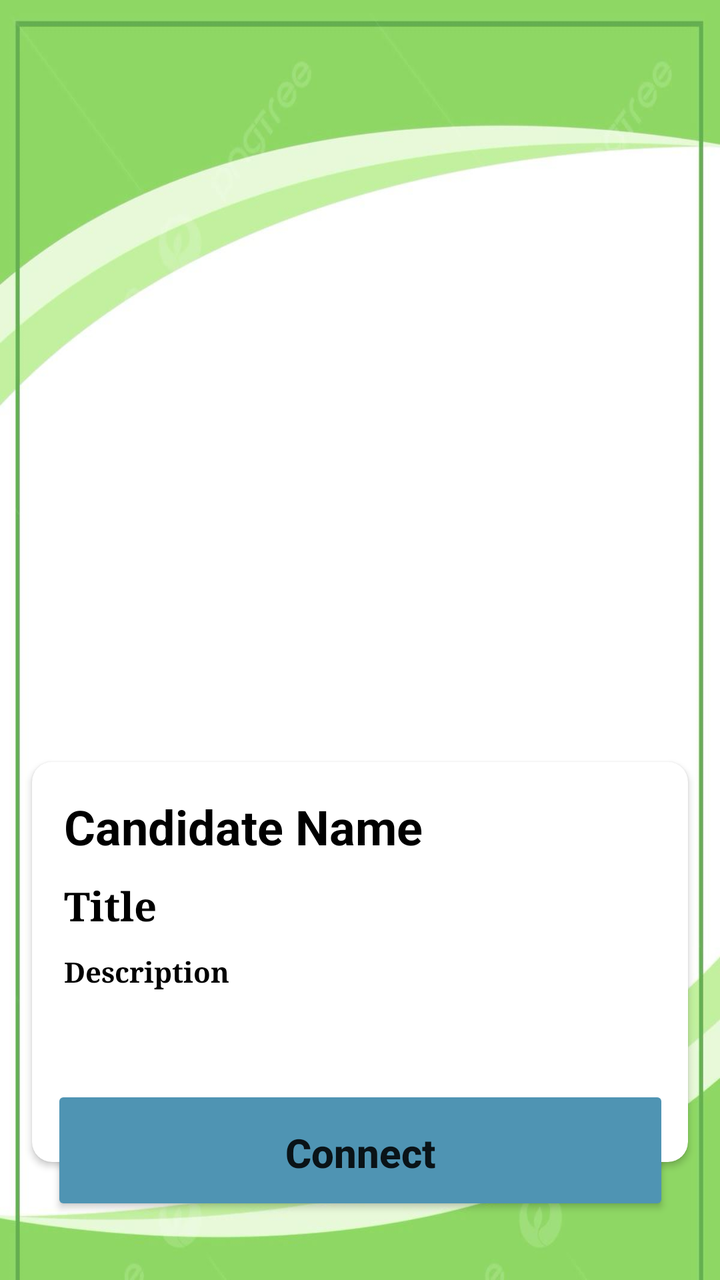
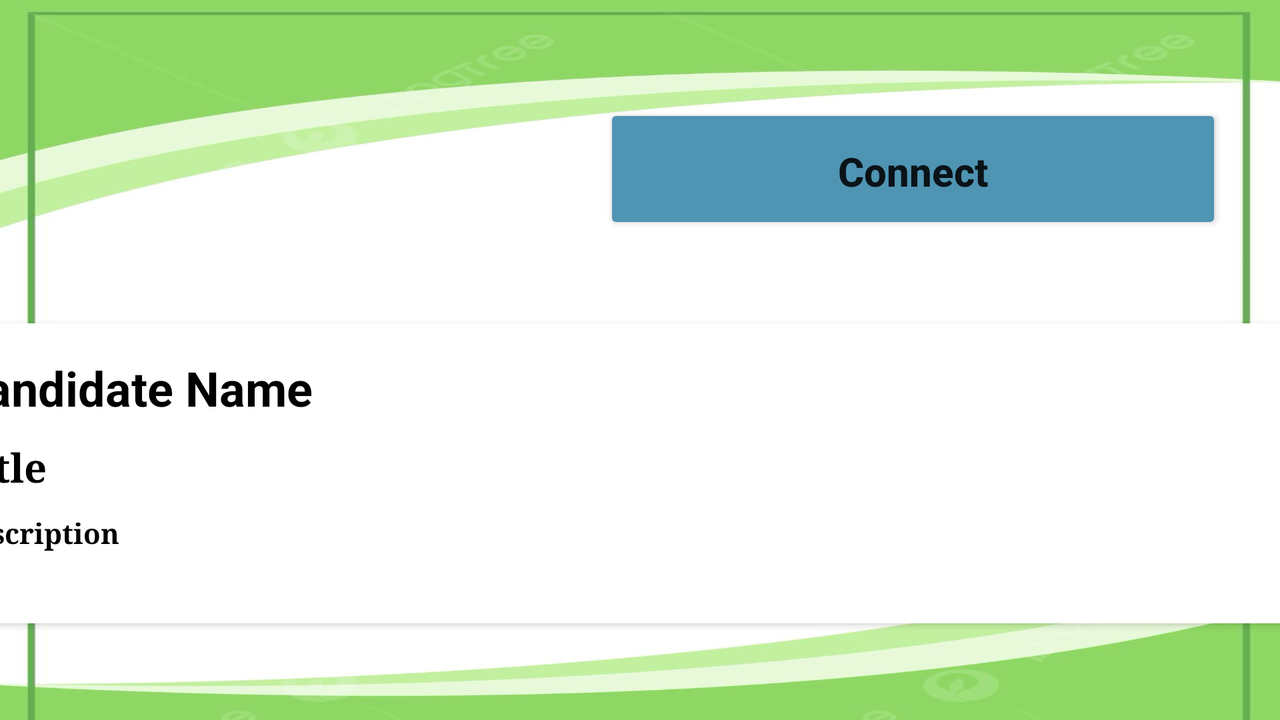

The same Android screen from two of the app's own layout files: first res/layout/ as a phone draws it, then the repository's variant for another configuration, drawn on a device whose configuration selects that folder. Both files follow.
<!-- AndroidManifest.xml: application theme Theme.Jobshunt -->
<!-- res/layout/activity_candidate_detail.xml -->
<?xml version="1.0" encoding="utf-8"?>
        <androidx.constraintlayout.widget.ConstraintLayout xmlns:android="http://schemas.android.com/apk/res/android"
            xmlns:app="http://schemas.android.com/apk/res-auto"
            xmlns:tools="http://schemas.android.com/tools"
            android:layout_width="match_parent"
            android:layout_height="match_parent"
            android:background="@drawable/back">

            <ImageView
                android:id="@+id/detailed_img"
                android:layout_width="395dp"
                android:layout_height="365dp"
                android:scaleType="centerCrop"
                app:layout_constraintDimensionRatio="16:9"
                app:layout_constraintEnd_toEndOf="parent"
                app:layout_constraintStart_toStartOf="parent"
                app:layout_constraintTop_toTopOf="parent"
                app:srcCompat="@drawable/ic_launcher_background" />

            <androidx.cardview.widget.CardView
                android:id="@+id/cardView"
                android:layout_width="0dp"
                android:layout_height="200dp"
                android:layout_marginStart="16dp"
                android:layout_marginTop="16dp"
                android:layout_marginEnd="16dp"
                android:elevation="10dp"
                app:cardCornerRadius="10dp"
                app:cardMaxElevation="18dp"
                app:layout_constraintEnd_toEndOf="parent"
                app:layout_constraintStart_toStartOf="parent"
                app:layout_constraintTop_toBottomOf="@+id/detailed_img">

                <LinearLayout
                    android:layout_width="match_parent"
                    android:layout_height="wrap_content"
                    android:layout_margin="16dp"
                    android:orientation="vertical">

                    <RelativeLayout
                        android:layout_width="match_parent"
                        android:layout_height="wrap_content">

                        <TextView
                            android:id="@+id/detailed_name"
                            android:layout_width="wrap_content"
                            android:layout_height="wrap_content"
                            android:text="Candidate Name"
                            android:textColor="@color/black"
                            android:textSize="24sp"
                            android:textStyle="bold" />
                    </RelativeLayout>

                    <TextView
                        android:id="@+id/detailed_title"
                        android:layout_width="wrap_content"
                        android:layout_height="wrap_content"
                        android:layout_marginTop="10dp"
                        android:fontFamily="serif"
                        android:text="Title"
                        android:textColor="@color/black"
                        android:textSize="20sp"
                        android:textStyle="bold" />

                    <TextView
                        android:id="@+id/detailed_desc"
                        android:layout_width="wrap_content"
                        android:layout_height="wrap_content"
                        android:layout_marginTop="10dp"
                        android:fontFamily="serif"
                        android:text="Description"
                        android:textColor="@color/black"
                        android:textStyle="bold" />

                    <LinearLayout
                        android:layout_width="match_parent"
                        android:layout_height="wrap_content"
                        android:gravity="center"
                        android:orientation="horizontal" />
                </LinearLayout>
            </androidx.cardview.widget.CardView>

            <Button
                android:id="@+id/add_to_cart"
                android:layout_width="309dp"
                android:layout_height="65dp"
                android:layout_marginTop="16dp"
                android:layout_marginBottom="18dp"
                android:backgroundTint="@color/blue"
                android:padding="20dp"
                android:text="Connect"
                android:textAllCaps="false"
                android:textSize="20sp"
                android:textStyle="bold"
                app:layout_constraintBottom_toTopOf="@+id/imageView3"
                app:layout_constraintEnd_toEndOf="parent"
                app:layout_constraintStart_toStartOf="parent"
                app:layout_constraintTop_toBottomOf="@+id/cardView"
                app:layout_constraintWidth_percent=".8" />


            <ImageView
                android:id="@+id/imageView3"
                android:layout_width="96dp"
                android:layout_height="50dp"
                android:layout_marginStart="307dp"
                android:layout_marginTop="18dp"
                android:layout_marginEnd="8dp"
                android:layout_marginBottom="1dp"
                app:layout_constraintBottom_toBottomOf="parent"
                app:layout_constraintEnd_toEndOf="parent"
                app:layout_constraintHorizontal_bias="0.0"
                app:layout_constraintStart_toStartOf="parent"
                app:layout_constraintTop_toBottomOf="@+id/add_to_cart"
                app:srcCompat="@drawable/jobs" />

        </androidx.constraintlayout.widget.ConstraintLayout>
<!-- resources referenced by this layout -->
<resources>
  <color name="black">#FF000000</color>
  <color name="blue">#4F94B3</color>
  <!-- drawable back: jpg bitmap (drawable, 43673 bytes) -->
  <style name="Theme.Jobshunt" parent="Theme.AppCompat.Light.DarkActionBar">
          
      </style>
</resources>
<!-- res/layout-land/activity_candidate_detail.xml (the repository's variant of the layout above) -->
<!-- drawn on the phone turned sideways -->
<?xml version="1.0" encoding="utf-8"?>
<androidx.constraintlayout.widget.ConstraintLayout xmlns:android="http://schemas.android.com/apk/res/android"
    xmlns:app="http://schemas.android.com/apk/res-auto"
    xmlns:tools="http://schemas.android.com/tools"
    android:layout_width="match_parent"
    android:layout_height="match_parent"
    android:background="@drawable/back">

    <ImageView
        android:id="@+id/detailed_img"
        android:layout_width="194dp"
        android:layout_height="155dp"
        android:layout_marginStart="24dp"
        android:layout_marginTop="13dp"
        android:layout_marginEnd="81dp"
        android:layout_marginBottom="16dp"
        android:scaleType="centerCrop"
        app:layout_constraintBottom_toTopOf="@+id/cardView"
        app:layout_constraintEnd_toStartOf="@+id/add_to_cart"
        app:layout_constraintStart_toStartOf="parent"
        app:layout_constraintTop_toTopOf="parent"
        app:srcCompat="@drawable/ic_launcher_background" />


    <androidx.cardview.widget.CardView
        android:id="@+id/cardView"
        android:layout_width="699dp"
        android:layout_height="150dp"
        android:layout_marginStart="6dp"
        android:layout_marginTop="16dp"
        android:layout_marginEnd="26dp"
        android:layout_marginBottom="87dp"
        android:elevation="10dp"
        app:cardCornerRadius="10dp"
        app:cardMaxElevation="18dp"
        app:layout_constraintBottom_toBottomOf="parent"
        app:layout_constraintEnd_toEndOf="parent"
        app:layout_constraintStart_toStartOf="parent"
        app:layout_constraintTop_toBottomOf="@+id/detailed_img">

        <LinearLayout
            android:layout_width="match_parent"
            android:layout_height="wrap_content"
            android:layout_margin="16dp"
            android:orientation="vertical">

            <RelativeLayout
                android:layout_width="match_parent"
                android:layout_height="wrap_content">

                <TextView
                    android:id="@+id/detailed_name"
                    android:layout_width="wrap_content"
                    android:layout_height="wrap_content"
                    android:text="Candidate Name"
                    android:textColor="@color/black"
                    android:textSize="24sp"
                    android:textStyle="bold" />
            </RelativeLayout>

            <TextView
                android:id="@+id/detailed_title"
                android:layout_width="wrap_content"
                android:layout_height="wrap_content"
                android:layout_marginTop="10dp"
                android:fontFamily="serif"
                android:text="Title"
                android:textColor="@color/black"
                android:textSize="20sp"
                android:textStyle="bold" />

            <TextView
                android:id="@+id/detailed_desc"
                android:layout_width="wrap_content"
                android:layout_height="32dp"
                android:layout_marginTop="10dp"
                android:fontFamily="serif"
                android:text="Description"
                android:textColor="@color/black"
                android:textStyle="bold" />

            <LinearLayout
                android:layout_width="match_parent"
                android:layout_height="wrap_content"
                android:gravity="center"
                android:orientation="horizontal" />
        </LinearLayout>
    </androidx.cardview.widget.CardView>

    <Button
        android:id="@+id/add_to_cart"
        android:layout_width="309dp"
        android:layout_height="65dp"
        android:layout_marginStart="67dp"
        android:layout_marginTop="10dp"
        android:layout_marginEnd="93dp"
        android:layout_marginBottom="24dp"
        android:backgroundTint="@color/blue"
        android:padding="20dp"
        android:text="Connect"
        android:textAllCaps="false"
        android:textSize="20sp"
        android:textStyle="bold"
        app:layout_constraintBottom_toTopOf="@+id/cardView"
        app:layout_constraintEnd_toEndOf="parent"
        app:layout_constraintStart_toEndOf="@+id/detailed_img"
        app:layout_constraintTop_toBottomOf="@+id/imageView3"
        app:layout_constraintWidth_percent=".8" />

    <ImageView
        android:id="@+id/imageView3"
        android:layout_width="49dp"
        android:layout_height="18dp"
        android:layout_marginStart="456dp"
        android:layout_marginTop="16dp"
        android:layout_marginEnd="26dp"
        android:layout_marginBottom="153dp"
        app:layout_constraintBottom_toTopOf="@+id/cardView"
        app:layout_constraintEnd_toEndOf="parent"
        app:layout_constraintStart_toEndOf="@+id/detailed_img"
        app:layout_constraintTop_toTopOf="parent"
        app:srcCompat="@drawable/jobs" />
</androidx.constraintlayout.widget.ConstraintLayout>
